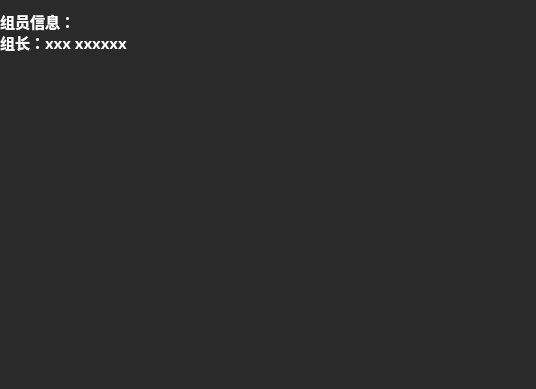
<?xml version="1.0" encoding="UTF-8"?>
<ui version="4.0">
 <class>Dialog</class>
 <widget class="QDialog" name="Dialog">
  <property name="geometry">
   <rect>
    <x>0</x>
    <y>0</y>
    <width>536</width>
    <height>389</height>
   </rect>
  </property>
  <property name="windowTitle">
   <string>帮助</string>
  </property>
  <property name="styleSheet">
   <string notr="true">background-color: rgb(42, 42, 42);</string>
  </property>
  <widget class="QLabel" name="label">
   <property name="geometry">
    <rect>
     <x>0</x>
     <y>10</y>
     <width>541</width>
     <height>391</height>
    </rect>
   </property>
   <property name="palette">
    <palette>
     <active>
      <colorrole role="WindowText">
       <brush brushstyle="SolidPattern">
        <color alpha="255">
         <red>255</red>
         <green>255</green>
         <blue>255</blue>
        </color>
       </brush>
      </colorrole>
      <colorrole role="Button">
       <brush brushstyle="SolidPattern">
        <color alpha="255">
         <red>42</red>
         <green>42</green>
         <blue>42</blue>
        </color>
       </brush>
      </colorrole>
      <colorrole role="Base">
       <brush brushstyle="SolidPattern">
        <color alpha="255">
         <red>42</red>
         <green>42</green>
         <blue>42</blue>
        </color>
       </brush>
      </colorrole>
      <colorrole role="Window">
       <brush brushstyle="SolidPattern">
        <color alpha="255">
         <red>42</red>
         <green>42</green>
         <blue>42</blue>
        </color>
       </brush>
      </colorrole>
     </active>
     <inactive>
      <colorrole role="WindowText">
       <brush brushstyle="SolidPattern">
        <color alpha="255">
         <red>255</red>
         <green>255</green>
         <blue>255</blue>
        </color>
       </brush>
      </colorrole>
      <colorrole role="Button">
       <brush brushstyle="SolidPattern">
        <color alpha="255">
         <red>42</red>
         <green>42</green>
         <blue>42</blue>
        </color>
       </brush>
      </colorrole>
      <colorrole role="Base">
       <brush brushstyle="SolidPattern">
        <color alpha="255">
         <red>42</red>
         <green>42</green>
         <blue>42</blue>
        </color>
       </brush>
      </colorrole>
      <colorrole role="Window">
       <brush brushstyle="SolidPattern">
        <color alpha="255">
         <red>42</red>
         <green>42</green>
         <blue>42</blue>
        </color>
       </brush>
      </colorrole>
     </inactive>
     <disabled>
      <colorrole role="WindowText">
       <brush brushstyle="SolidPattern">
        <color alpha="255">
         <red>120</red>
         <green>120</green>
         <blue>120</blue>
        </color>
       </brush>
      </colorrole>
      <colorrole role="Button">
       <brush brushstyle="SolidPattern">
        <color alpha="255">
         <red>42</red>
         <green>42</green>
         <blue>42</blue>
        </color>
       </brush>
      </colorrole>
      <colorrole role="Base">
       <brush brushstyle="SolidPattern">
        <color alpha="255">
         <red>42</red>
         <green>42</green>
         <blue>42</blue>
        </color>
       </brush>
      </colorrole>
      <colorrole role="Window">
       <brush brushstyle="SolidPattern">
        <color alpha="255">
         <red>42</red>
         <green>42</green>
         <blue>42</blue>
        </color>
       </brush>
      </colorrole>
     </disabled>
    </palette>
   </property>
   <property name="font">
    <font>
     <family>方正姚体</family>
     <pointsize>11</pointsize>
     <weight>75</weight>
     <bold>true</bold>
    </font>
   </property>
   <property name="text">
    <string>组员信息：
组长：xxx xxxxxx</string>
   </property>
   <property name="alignment">
    <set>Qt::AlignLeading|Qt::AlignLeft|Qt::AlignTop</set>
   </property>
  </widget>
 </widget>
 <resources/>
 <connections/>
</ui>
